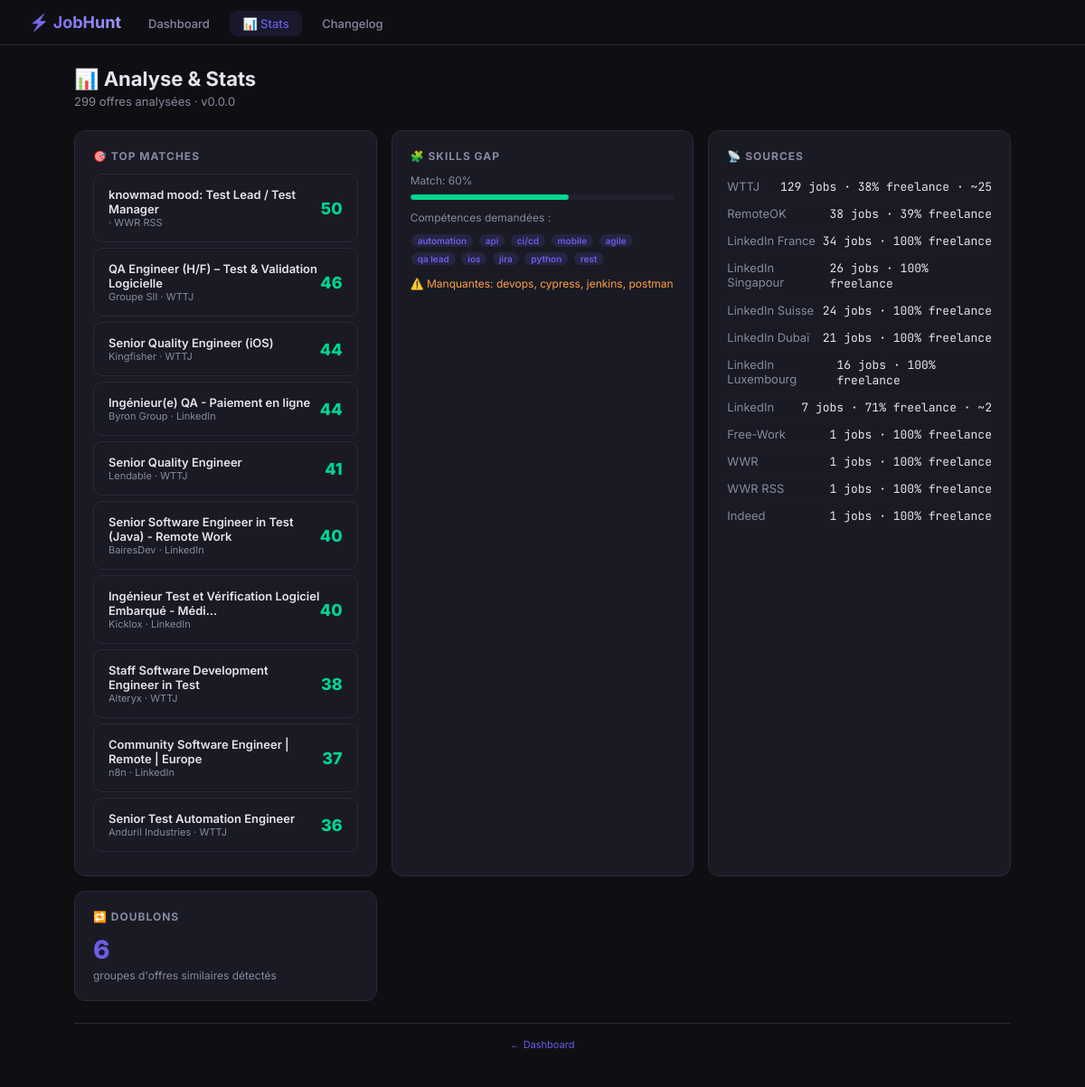
Screenshot of /stats with the database file from the repository.
### tables this page shows
CREATE TABLE jobs (
            id INTEGER PRIMARY KEY AUTOINCREMENT,
            title TEXT NOT NULL,
            company TEXT,
            source TEXT,
            url TEXT UNIQUE,
            location TEXT,
            salary TEXT,
            tags TEXT,
            description TEXT,
            date TEXT,
            raw_date INTEGER DEFAULT 0,
            is_qa INTEGER DEFAULT 0,
            applied INTEGER DEFAULT 0,
            cover_letter TEXT,
            notes TEXT,
            created_at TIMESTAMP DEFAULT CURRENT_TIMESTAMP
        , tech_stack TEXT, seniority TEXT, contract_type TEXT, remote_type TEXT, salary_min INTEGER, salary_max INTEGER, currency TEXT, ai_enriched INTEGER DEFAULT 0, saved INTEGER DEFAULT 0, applied_at DATETIME, viewed INTEGER DEFAULT 0, freelance_status TEXT, freelance_score INTEGER DEFAULT 0, duration_info TEXT, budget_info TEXT, source_publish_date TEXT, pipeline_stage TEXT DEFAULT 'new');

### app.py (the view)
@app.route("/stats")
def stats_page():
    conn = get_db()
    rows = conn.execute("SELECT * FROM jobs WHERE freelance_status IN ('VALIDÉE', 'AMBIGUË') ORDER BY raw_date DESC").fetchall()
    conn.close()
    all_jobs = [dict(r) for r in rows]
    for j in all_jobs:
        score, matched = match_job_to_cv(j)
        j['match_score'] = score
        j['matched_skills'] = matched[:5]
        j['tjm_analysis'] = analyze_tjm(j)
    s_stats = src_stats(all_jobs)
    skills = analyze_skills_gap(all_jobs)
    top_matches = sorted(all_jobs, key=lambda j: -j.get('match_score', 0))[:20]
    dup_groups = detect_duplicates(all_jobs)
    return render_template("stats.html",
        source_stats=s_stats,
        skills_gap=skills,
        top_matches=top_matches,
        duplicate_count=len(dup_groups),
        total_jobs=len(all_jobs),
        version=get_version())

### app.py (called while the page is built)
def get_db():
    conn = sqlite3.connect(DB_PATH)
    conn.row_factory = sqlite3.Row
    return conn

### matcher.py (called while the page is built)
def get_country_id(location):
    loc = location.lower()
    if any(k in loc for k in ["france", "paris", "lyon", "marseille", "toulouse"]):
        return "france"
    if any(k in loc for k in ["suisse", "switzerland", "zurich", "geneve", "genève"]):
        return "suisse"
    if any(k in loc for k in ["luxembourg", "luxemburg"]):
        return "luxembourg"
    if any(k in loc for k in ["dubai", "dubaï", "uae", "emirates", "abu dhabi"]):
        return "dubai"
    if any(k in loc for k in ["singapore", "singapour"]):
        return "singapour"
    return "france"

def detect_duplicates(jobs):
    groups = []
    used = set()
    for i, a in enumerate(jobs):
        if i in used:
            continue
        group = [a]
        used.add(i)
        for j, b in enumerate(jobs):
            if j in used or j <= i:
                continue
            ratio = difflib.SequenceMatcher(
                None, a.get("title", "").lower(), b.get("title", "").lower()
            ).ratio()
            comp_ratio = difflib.SequenceMatcher(
                None, a.get("company", "").lower(), b.get("company", "").lower()
            ).ratio()
            if ratio > 0.85 and comp_ratio > 0.8:
                group.append(b)
                used.add(j)
        if len(group) > 1:
            groups.append(group)
    return groups

def analyze_skills_gap(jobs, cv_skills=None):
    if cv_skills is None:
        cv_skills = CV_SKILLS
    all_skills = Counter()
    for job in jobs:
        text = f"{job.get('title', '')} {job.get('description', '')} {job.get('tags', '')}".lower()
        for skill in cv_skills + ["playwright", "aws", "docker", "kubernetes",
                                   "cypress", "rest assured", "postman", "soapui",
                                   "devops", "ci/cd", "jenkins", "gitlab"]:
            if skill in text:
                all_skills[skill] += 1
    top_demanded = [s for s, _ in all_skills.most_common(20)]
    cv_skills_set = set(cv_skills)
    missing = [s for s in top_demanded if s not in cv_skills_set]
    return {
        "top_demanded": top_demanded[:15],
        "missing": missing[:10],
        "match_rate": max(0, 100 - len(missing) * 10),
    }

### templates/stats.html (shortened to what this page needs)
<!DOCTYPE html>
<html lang="fr">
<head><meta charset="UTF-8"><meta name="viewport" content="width=device-width,initial-scale=1.0">
</head>
<body>
<div class="header">
  <span class="header-logo">⚡ JobHunt</span>
  <div class="header-nav">
    <a href="/">Dashboard</a>
    <a href="/stats" class="active">📊 Stats</a>
    <a href="/changelog">Changelog</a>
  </div>
</div>
<div class="container">
  <h1>📊 Analyse & Stats</h1>
  <div class="sub">{{ total_jobs }} offres analysées · v{{ version }}</div>
  <div class="grid">
    <div class="card">
      <h2>🎯 Top Matches</h2>
      {% for j in top_matches[:10] %}
      <div class="match-card">
        <div>
          <div class="match-title">{{ j.title[:55] }}{% if j.title|length > 55 %}…{% endif %}</div>
          <div class="match-meta">{{ j.company }} · {{ j.source }}</div>
        </div>
        <div class="match-score">{{ j.match_score }}</div>
      </div>
      {% endfor %}
    </div>
    <div class="card">
      <h2>🧩 Skills Gap</h2>
      <div style="font-size:12px;color:var(--text-dim);margin-bottom:8px">Match: {{ skills_gap.match_rate }}%</div>
      <div class="bar"><div class="bar-fill green" style="width:{{ skills_gap.match_rate }}%"></div></div>
      <div style="margin-top:12px;font-size:12px;color:var(--text-dim);margin-bottom:6px">Compétences demandées :</div>
      {% for s in skills_gap.top_demanded[:10] %}
      <span class="badge {% if s in skills_gap.missing %}missing{% endif %}">{{ s }}</span>
      {% endfor %}
      {% if skills_gap.missing %}
      <div style="margin-top:12px;font-size:12px;color:var(--orange)">⚠️ Manquantes: {{ skills_gap.missing|join(', ') }}</div>
      {% endif %}
    </div>
    <div class="card">
      <h2>📡 Sources</h2>
      {% for s in source_stats %}
      <div class="row">
        <span class="label">{{ s.name }}</span>
        <span class="val">{{ s.total }} jobs · {{ s.freelance_pct }}% freelance{% if s.avg_tjm %} · ~{{ s.avg_tjm }}{% endif %}</span>
      </div>
      {% endfor %}
    </div>
    <div class="card">
      <h2>🔁 Doublons</h2>
      <div class="num">{{ duplicate_count }}</div>
      <div style="font-size:12px;color:var(--text-dim);margin-top:4px">groupes d'offres similaires détectés</div>
    </div>
  </div>
  <div style="text-align:center;padding:16px;font-size:11px;color:var(--text-muted);border-top:1px solid var(--border)">
    <a href="/" style="color:var(--accent);text-decoration:none">← Dashboard</a>
  </div>
</div>
</body>
</html>

### templates/stats.html (style rules this page uses)
:root { --bg:#0f0f13;--card:#1a1a24;--border:#2a2a3a;--text:#e4e4ef;--text-dim:#8888a0;--accent:#6c5ce7;--green:#00d68f;--orange:#ff9f43 }
* { margin:0;padding:0;box-sizing:border-box }
body { font-family:'Inter',sans-serif;background:var(--bg);color:var(--text);min-height:100vh }
.header { border-bottom:1px solid var(--border);padding:14px 32px;display:flex;align-items:center;background:rgba(15,15,19,.95) }
.header-logo { font-size:18px;font-weight:700;background:linear-gradient(135deg,var(--accent),#a29bfe);-webkit-background-clip:text;-webkit-text-fill-color:transparent;margin-right:16px }
.header-nav a { padding:6px 14px;border-radius:8px;text-decoration:none;font-size:13px;font-weight:500;color:var(--text-dim);margin-right:4px }
.header-nav a.active { color:var(--accent);background:rgba(108,92,231,.12) }
.container { max-width:1100px;margin:0 auto;padding:24px 32px }
h1 { font-size:22px;margin-bottom:4px }
.sub { color:var(--text-dim);font-size:13px;margin-bottom:24px }
.grid { display:grid;grid-template-columns:repeat(auto-fit,minmax(300px,1fr));gap:16px;margin-bottom:24px }
.card { background:var(--card);border:1px solid var(--border);border-radius:12px;padding:20px }
.card h2 { font-size:12px;text-transform:uppercase;letter-spacing:1px;color:var(--text-dim);margin-bottom:12px }
.num { font-size:28px;font-weight:800;color:var(--accent) }
.row { display:flex;justify-content:space-between;padding:6px 0;border-bottom:1px solid rgba(42,42,58,.3);font-size:13px }
.row:last-child { border:none }
.label { color:var(--text-dim) }
.val { font-family:'JetBrains Mono',monospace }
.bar { height:6px;border-radius:3px;background:rgba(42,42,58,.5);margin:6px 0;overflow:hidden }
.bar-fill { height:100%;border-radius:3px;background:var(--accent) }
.bar-fill.green { background:var(--green) }
.match-card { background:var(--card);border:1px solid var(--border);border-radius:10px;padding:14px 16px;margin-bottom:6px;display:flex;justify-content:space-between;align-items:center }
.match-title { font-size:13px;font-weight:600 }
.match-meta { font-size:11px;color:var(--text-dim) }
.match-score { font-size:18px;font-weight:800;color:var(--green) }
.badge { display:inline-block;background:rgba(108,92,231,.15);color:var(--accent);padding:1px 7px;border-radius:8px;font-size:10px;font-weight:600;margin:1px }

### rows the page displays
jobs: title "knowmad mood: Test Lead / Test Manager", source "WWR RSS", match_score "50", name "WWR RSS", total "1", freelance_pct "100"
jobs: title "QA Engineer (H/F) – Test & Validation Logicielle", company "Groupe SII", source "WTTJ", match_score "46"
jobs: title "Senior Quality Engineer (iOS)", company "Kingfisher", source "WTTJ", match_score "44"
jobs: title "Ingénieur(e) QA - Paiement en ligne", company "Byron Group", source "LinkedIn", match_score "44"
jobs: title "Senior Quality Engineer", company "Lendable", source "WTTJ", match_score "41"
jobs: title "Senior Software Engineer in Test (Java) - Remote Work", company "BairesDev", source "LinkedIn", match_score "40", name "LinkedIn", total "7", freelance_pct "71", avg_tjm "2"
jobs: title "Ingénieur Test et Vérification Logiciel Embarqué - Médi", company "Kicklox", source "LinkedIn", match_score "40"
jobs: title "Staff Software Development Engineer in Test", company "Alteryx", source "WTTJ", match_score "38"
jobs: title "Community Software Engineer | Remote | Europe", company "n8n", source "LinkedIn", match_score "37"
jobs: title "Senior Test Automation Engineer", company "Anduril Industries", source "WTTJ", match_score "36"
jobs: name "WTTJ", total "129", freelance_pct "38", avg_tjm "25"
jobs: name "RemoteOK", total "38", freelance_pct "39"
jobs: name "LinkedIn France", total "34", freelance_pct "100"
jobs: name "LinkedIn Singapour", total "26", freelance_pct "100"
jobs: name "LinkedIn Suisse", total "24", freelance_pct "100"
jobs: name "LinkedIn Dubaï", total "21", freelance_pct "100"
jobs: name "LinkedIn Luxembourg", total "16", freelance_pct "100"
jobs: name "Free-Work", total "1", freelance_pct "100"
jobs: name "WWR", total "1", freelance_pct "100"
jobs: name "Indeed", total "1", freelance_pct "100"

### other values shown
{{ total_jobs }} "299"
{{ version }} "0.0.0"
{{ skills_gap.match_rate }} "60"
{{ s }} "automation" "api" "ci/cd" "mobile" "agile" "qa lead" "ios" "jira" "python" "rest"
{{ skills_gap.missing|join(', ') }} "devops, cypress, jenkins, postman"
{{ duplicate_count }} "6"
